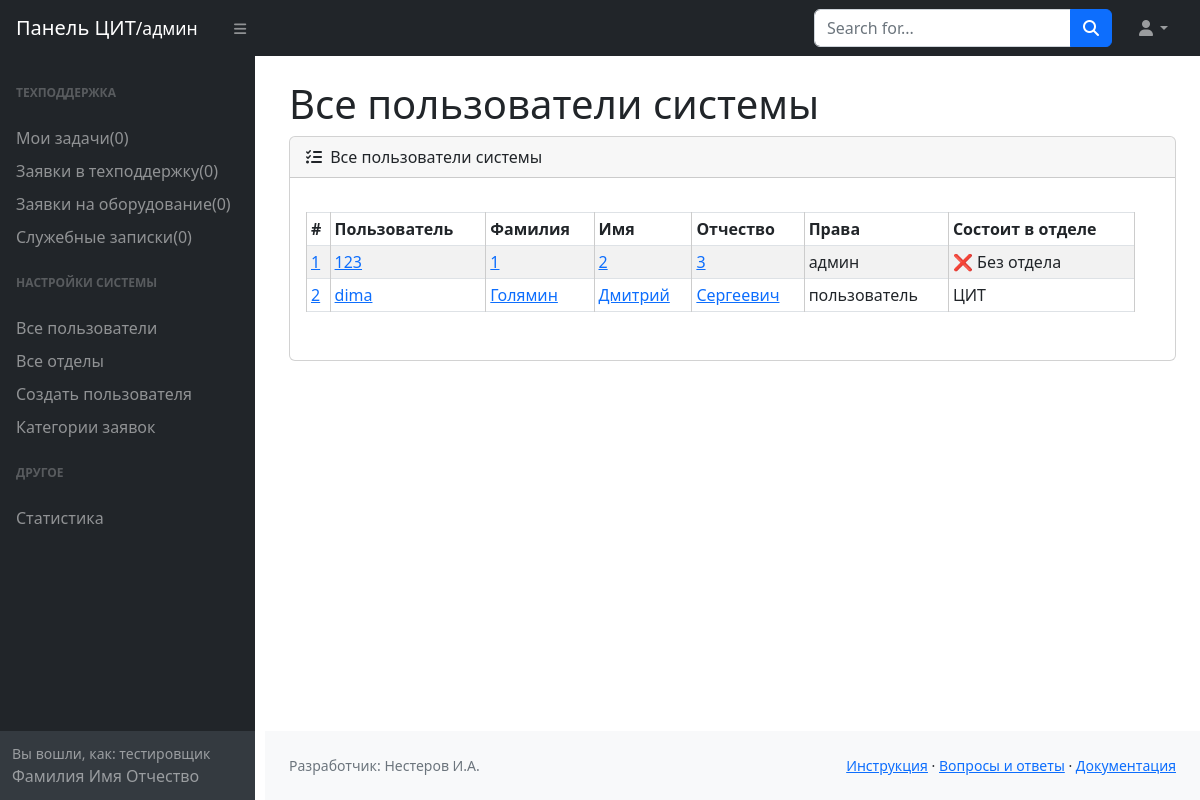
The app's page /admin/users (signed in) with its own data.
### models.py (models this page shows)
class User(Base):
    __tablename__ = 'user'
    id = Column(Integer, primary_key=True, index=True)
    username = Column(String, nullable=False, unique=True)
    password = Column(String, nullable=False)
    surname = Column(String, nullable=False)
    name = Column(String, nullable=False)
    patronymic = Column(String, nullable=True)
    tel_stationary = Column(String, nullable=True)
    tel_mobile = Column(String, nullable=True)
    building = Column(String, nullable=True)
    cabinet = Column(String, nullable=True)
    last_entry = Column(DateTime, default=func.now())
    last_ip = Column(String, nullable=True)
    dostup = Column(String, default='пользователь', nullable=True)
    otdel_id = Column(Integer, ForeignKey('otdel.id', ondelete='SET NULL'), nullable=True)
    otdel = relationship("Otdel", back_populates="users", foreign_keys=[otdel_id])
    otdel_nachalnik = relationship("Otdel", foreign_keys="[Otdel.nachalnik_id]", back_populates="nachalnik")
    otdel_zam = relationship("Otdel", foreign_keys="[Otdel.zam_id]", back_populates="zam")
    otdel_zgd = relationship("Otdel", foreign_keys="[Otdel.zgd_id]", back_populates="zgd")
    tasks_help_created = relationship("Task", foreign_keys="[Task.user_create_id]", back_populates="user_create")
    tasks_help_user_admin = relationship("Task", foreign_keys="[Task.user_admin_id]", back_populates="user_admin")
    tasks_eq_created = relationship("Task_equipment", foreign_keys="[Task_equipment.user_create_id]",
                                    back_populates="user_create")
    tasks_eq_user_admin = relationship("Task_equipment", foreign_keys="[Task_equipment.user_admin_id]",
                                       back_populates="user_admin")
    tasks_universal_created = relationship("Task_Universal", foreign_keys="[Task_Universal.user_create_id]",
                                           back_populates="user_create")
    tasks_universal_user_admin = relationship("Task_Universal", foreign_keys="[Task_Universal.user_admin_id]",
                                              back_populates="user_admin")

class Otdel(Base):
    __tablename__ = 'otdel'
    id = Column(Integer, primary_key=True, index=True)
    name = Column(String, nullable=False)
    description = Column(String, default="")
    users = relationship("User", back_populates="otdel", foreign_keys="[User.otdel_id]")
    nachalnik_id = Column(Integer, ForeignKey('user.id', ondelete='SET NULL'), nullable=True)
    zam_id = Column(Integer, ForeignKey('user.id', ondelete='SET NULL'), nullable=True)
    zgd_id = Column(Integer, ForeignKey('user.id', ondelete='SET NULL'), nullable=True)
    nachalnik = relationship("User", foreign_keys=[nachalnik_id], back_populates="otdel_nachalnik")
    zam = relationship("User", foreign_keys=[zam_id], back_populates="otdel_zam")
    zgd = relationship("User", foreign_keys=[zgd_id], back_populates="otdel_zgd")

### routers/admin.py (the view)
@router.get("/users")
async def users(request: Request,
                db: AsyncSession = Depends(get_db),
                current_user: User = Depends(access_check)):
    try:
        result = await db.execute(select(User).options(joinedload(User.otdel)))
        users = result.scalars().all()
        return templates.TemplateResponse("все_пользователи.html", {"request": request, "users": users})
    except SQLAlchemyError as e:
        return {"Ошибка БД": f"{e}"}

### templates/admin/все_пользователи.html (shortened to what this page needs)
{% extends 'base_admin.html' %}
{% block h1 %}Все пользователи системы{% endblock%}
{% block main %}
<div class="card mb-4">
    <div class="card-header">
        <i class="fas fa-tasks me-1"></i>
        Все пользователи системы
    </div>
    <div class="card-body">
        <div class="form-group row mt-2">
            <div class="row mb-3">
                <div class="table-responsive">
                    <table class="table table-striped table-sm table-bordered">
                        <thead>
                        <tr>
                            <th scope="col">#</th>
                            <th scope="col">Пользователь</th>
                            <th scope="col">Фамилия</th>
                            <th scope="col">Имя</th>
                            <th scope="col">Отчество</th>
                            <th scope="col">Права</th>
                            <th scope="col">Состоит в отделе</th>
                        </tr>
                        </thead>
                        <tbody>
                        {% for user in users %}
                        <tr>
                            <td><a href="/admin/user/{{ user.id }}">{{ user.id }}</a></td>
                            <td><a href="/admin/user/{{ user.id }}">{{ user.username }}</a></td>
                            <td><a href="/admin/user/{{ user.id }}">{{ user.surname }}</a></td>
                            <td><a href="/admin/user/{{ user.id }}">{{ user.name }}</a></td>
                            <td><a href="/admin/user/{{ user.id }}">{{ user.patronymic }}</a></td>
                            <td>{{ user.dostup }}</td>
                            <td>{{ user.otdel.name if user.otdel else '❌ Без отдела' }}</td>
                        </tr>
                        {% endfor %}
                        </tbody>
                    </table>
                </div>
            </div>
        </div>
    </div>
</div>
{% endblock %}

### templates/admin/base_admin.html (style rules this page uses)
table { border-collapse: collapse; width: 100%; margin-top: 10px; }
th, td { border: 1px solid #ccc; padding: 8px; text-align: left; }
th { background-color: #e9ecef; }

### records on screen
User: id "1", username "123", surname "1", name "2", patronymic "3", dostup "админ", otdel "❌ Без отдела"
User: id "2", username "dima", surname "Голямин", name "Дмитрий", patronymic "Сергеевич", dostup "пользователь", otdel "ЦИТ"
